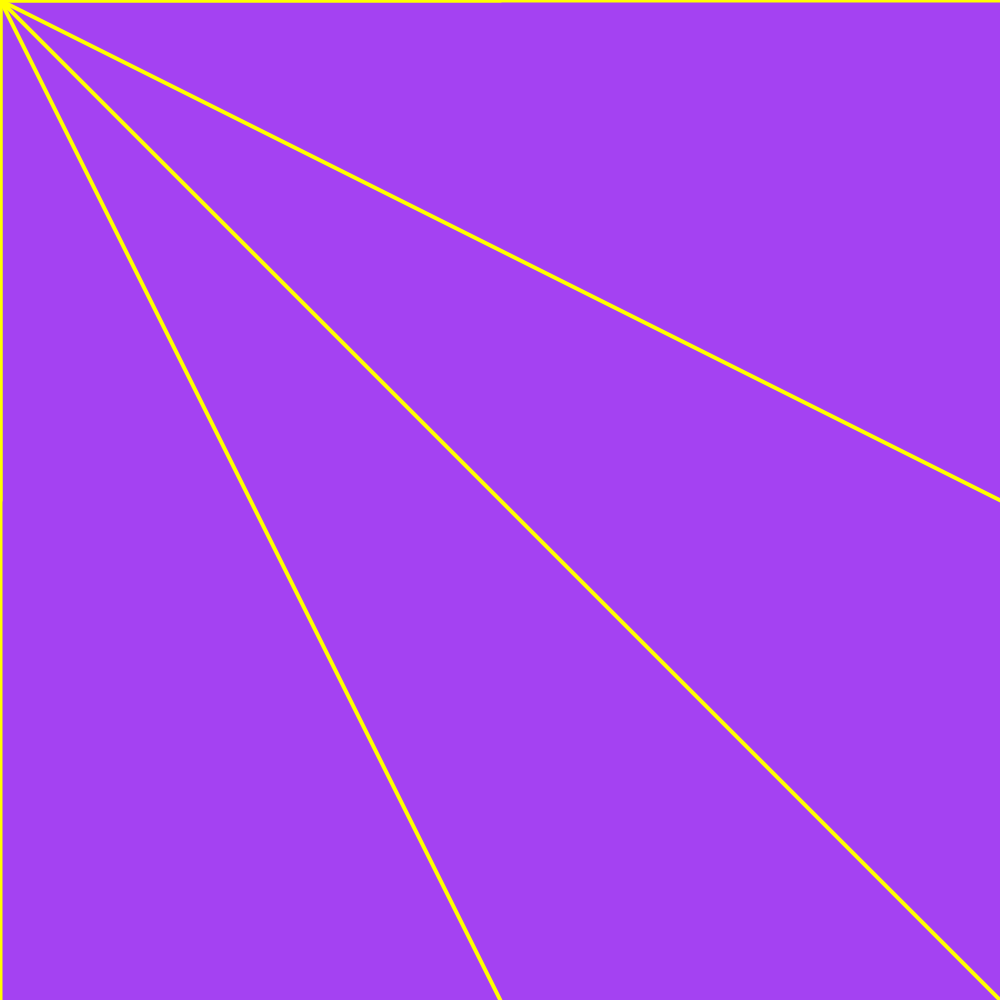
Frame 1 (no input)
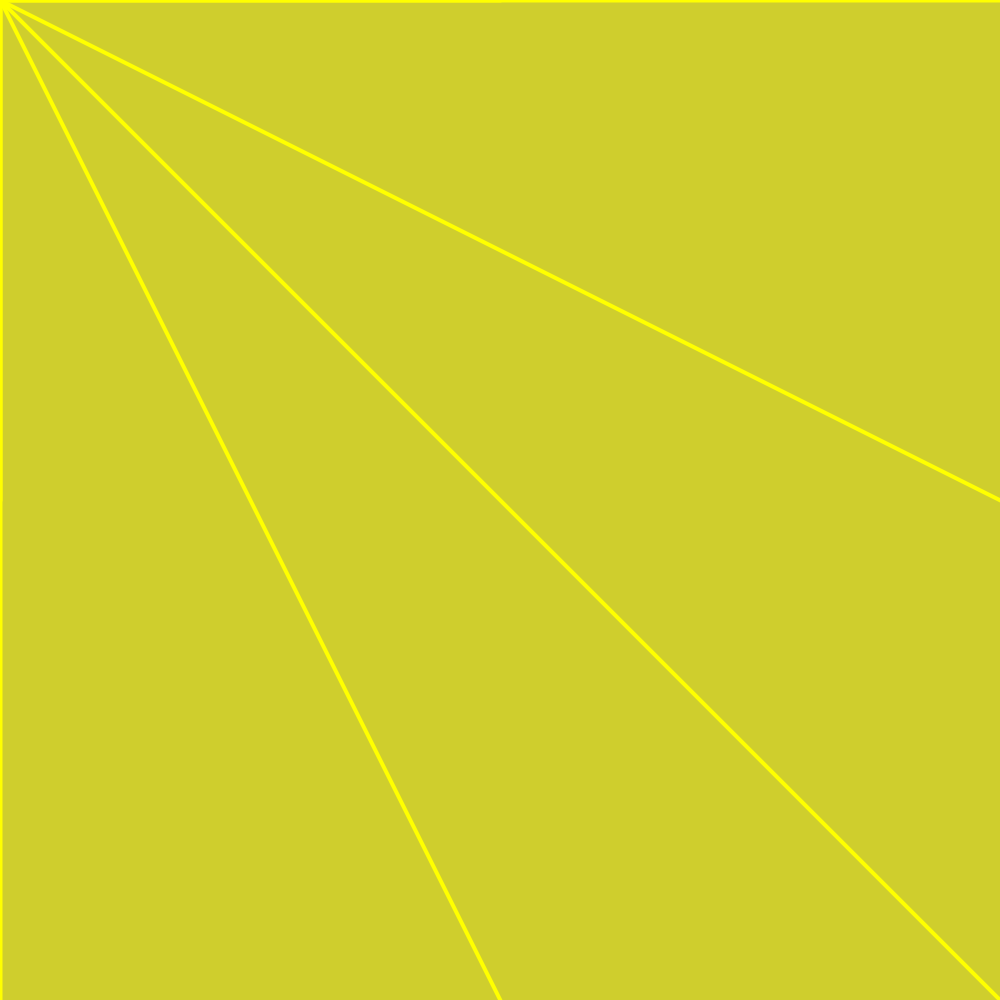
Frame 60 (the mouse pressed at the canvas centre just before this capture)
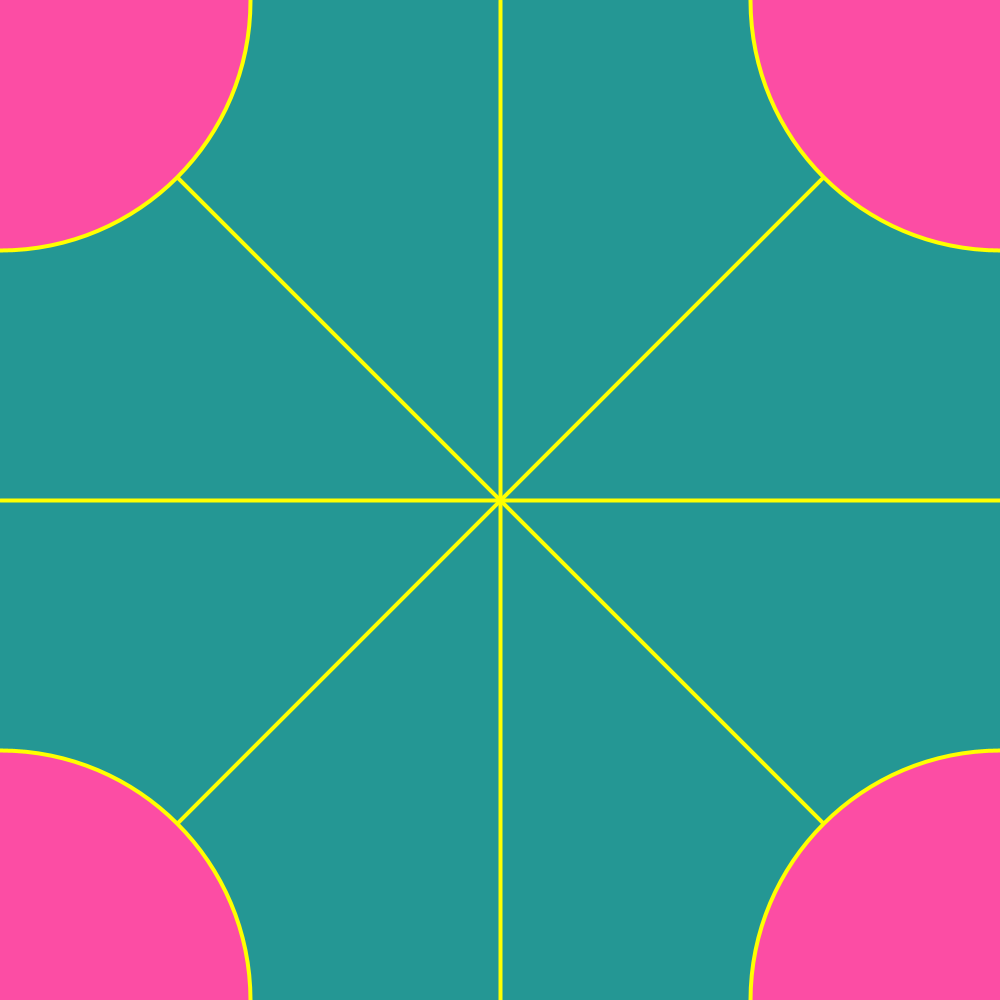
Frame 120 (the mouse held since frame 60 and released just before this capture)

The Processing sketch that drew these frames (run headless with seeded random() and noise(); from frame 60 on, the mouse is pressed at the canvas centre):

// Processing sketch: day_2_seizures
// ── day_2_seizures.pde
void setup() {
  size(1000,1000);
  stroke(255,255,0);
  strokeWeight(4);
}

void draw() {
  background((random(255)),random(255),random(255));
  fill(random(255),random(255),random(255));
  //middles
  line(0,height/2,mouseX,mouseY);
  line(width/2,0,mouseX,mouseY);
  line(width,height/2,mouseX,mouseY);
  line(width/2,height,mouseX,mouseY);
  //corners
  line(0,0,mouseX,mouseY);
  line(0,height,mouseX,mouseY);
  line(width,0,mouseX,mouseY);
  line(width,height,mouseX,mouseY);
 //circles
  ellipse(0,0,mouseX,mouseY);
  ellipse(0,height,mouseX,mouseY);
  ellipse(width,0,mouseX,mouseY);
  ellipse(width,height,mouseX,mouseY);
}
